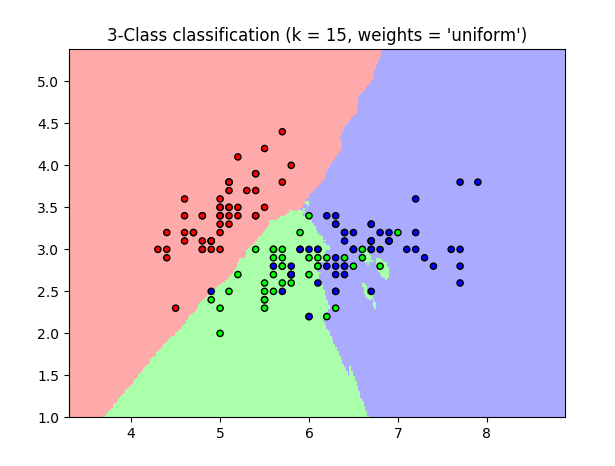

Source code (Python):
print(__doc__)

import numpy as np
import matplotlib.pyplot as plt
from matplotlib.colors import ListedColormap
from sklearn import neighbors, datasets

# Задаем количество соседей.
n_neighbors = 15

#Импортируем данные выборки Ирисов для работы с ними
iris = datasets.load_iris()

# Принимаем только первые две координаты(характеристики) Ирисов 
X = iris.data[:, :2]
y = iris.target

h = .02  # Задаем размер шага

# Задаем цветовые характеристики карт 
cmap_light = ListedColormap(['#FFAAAA', '#AAFFAA', '#AAAAFF']) #цвет областей
cmap_bold = ListedColormap(['#FF0000', '#00FF00', '#0000FF']) #цвет Ирисов из выборки 

for weights in ['uniform', 'distance']:
    # Создаем экземпляр Классификатора соседей, передаем ему параметры: 
    #Х -выборку без классов, У - классы для каждого элемента выборки и тип классификации ['uniform', 'distance']
    clf = neighbors.KNeighborsClassifier(n_neighbors, weights=weights)
    clf.fit(X, y)

    # Выделяем границу решения, назначая цвет каждой точке [x_min, x_max] x [y_min, y_max].
    x_min, x_max = X[:, 0].min() - 1, X[:, 0].max() + 1
    y_min, y_max = X[:, 1].min() - 1, X[:, 1].max() + 1
    xx, yy = np.meshgrid(np.arange(x_min, x_max, h),
                         np.arange(y_min, y_max, h))
    all_points = np.c_[xx.ravel(), yy.ravel()] 
    Z = clf.predict(all_points)

    # Отображаем результат 
    Z = Z.reshape(xx.shape)
    plt.figure()
    plt.pcolormesh(xx, yy, Z, cmap=cmap_light)

    # Отображаем исходную выборку 
    plt.scatter(X[:, 0], X[:, 1], c=y, cmap=cmap_bold,
                edgecolor='k', s=10)
    plt.xlim(xx.min(), xx.max())
    plt.ylim(yy.min(), yy.max())
    plt.title("3-Class classification (k = %i, weights = '%s')"
              % (n_neighbors, weights))

plt.show()
